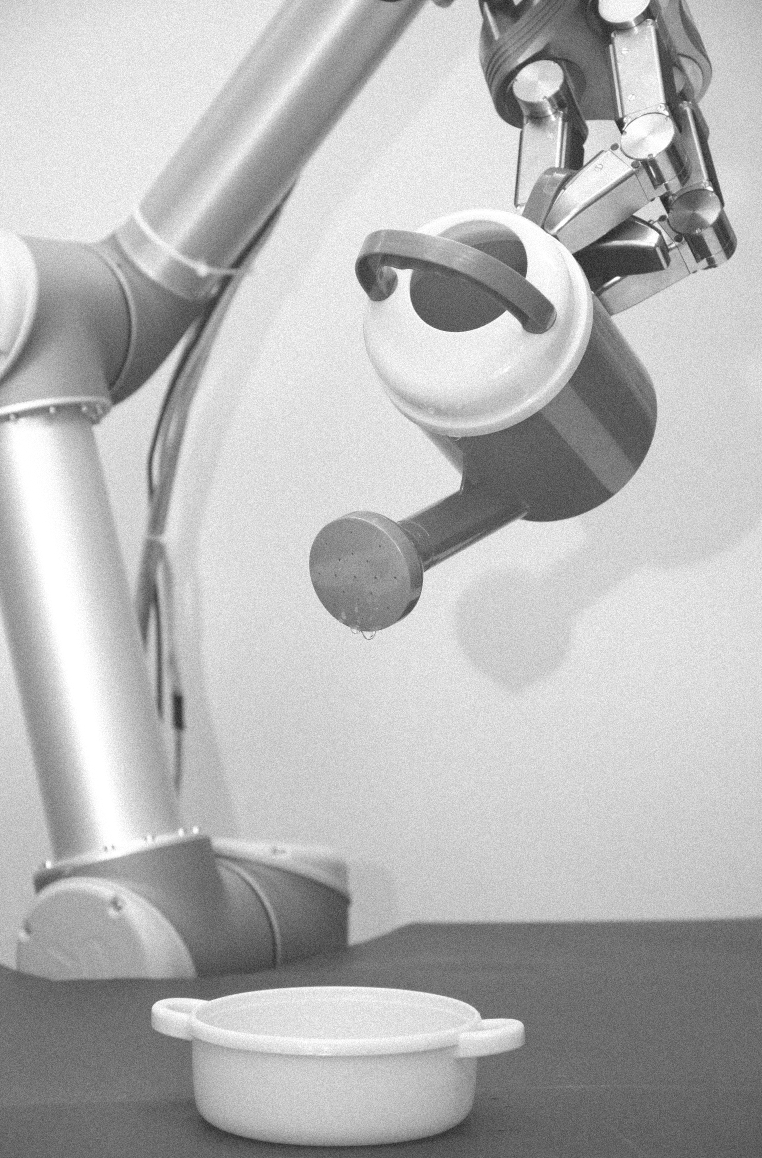
//> input picture mandatory1/Images/Image3.png, 1524 x 2316 px (shown at 1/2 size)
$ ./main   (built with g++ and OpenCV 4)
//> lines starting //> are read from the running program, lines starting //| are printed output that depends on the picture
//______________ MANDATORY EXERCISE 1 | COMPUTER VISION ________________________
// Analysis of various images, and restoration using spatial and frequency
// domain filters.
//
// Made by: Mathias Thor               mthor13@student.sdu.dk
//          Christian Koed Pedersen    chped13@student.sdu.dk
//______________________________________________________________________________

//____________________ INCLUDE FILES ____________________
#include <opencv2/core/core.hpp>
#include <opencv2/highgui/highgui.hpp>
#include <opencv2/imgproc/imgproc.hpp>
#include <iostream>
#include "stdio.h"

//____________________ NAME SPACES ____________________
using namespace cv;
using namespace std;

//______________ FUNCTION DECLARATIONS ________________
// See explanations of functions below the function, further down in the code.
Mat draw_histogram(Mat);
Mat draw_magnitudeplot(Mat_<float>);
Mat analyse_sample(Mat);
Mat restore_image(Mat,int);
string get_filepath(int);
void adaptive_median_filter(Mat src, Mat dst, int, int);
void Contraharmonic_filter(Mat src, Mat dst, int, float);
void midpoint_filter(Mat src, Mat dst, int);
void dftshift(Mat_<float>&);
void resize_image(Mat&, float);
void analyse_sp(Mat&);
void notch_highpass_butterworth(Mat& image, vector<Point>& targets, float cut_off, int order);
void intensityIncrease(Mat dst, double alhpa, int beta, bool saturateCast);
void constrast_stretch(Mat src, Mat dst);
void sharpen(Mat &image, float k, int kernel);

//____________________ MAIN PROGRAM ____________________
int main( int argc, char** argv)
{
  //_____________ VARIABLES AND DATA ______________
  // Image1.png = 1, Image2.png = 2, Image3.png = 3,
  // Image4_1.png = 41, Image4_2.png = 42, Image5_optional.png = 5,

  int image_number    = 5;
  cout << "Image1.png = 1, Image2.png = 2, Image3.png = 3," << endl;
  cout << "Image4_1.png = 41, Image4_2.png = 42" << endl;
  cout << "Enter image number: ";
  cin >> image_number;
//> the answer given: 3

  Mat image_source    = imread( get_filepath( image_number ), CV_LOAD_IMAGE_GRAYSCALE );
//> image_source is the input picture: 2316 rows x 1524 cols, CV_8UC1; min 22, max 255, mean 181
  Mat image_restored  = image_source.clone();

  // ______________ ANALYSE IMAGE ______________
  Mat histogram       = draw_histogram(image_source);
  Mat magnitudeplot   = draw_magnitudeplot(image_source);
  Mat sample          = analyse_sample(image_source);
  Mat histogram_s     = draw_histogram(sample);
  analyse_sp(image_source);

  Scalar mean,stddev;
  meanStdDev(sample,mean,stddev,cv::Mat());
  cout << "The mean is:\t\t " << mean[0]  << endl;
  cout << "The std variance is:\t " << stddev[0] << endl;
  cout << "Calculating ..." << endl;

  double min;

  // ______________ RESTORE IMAGE ______________
  // This switch case restores the image depending on the image number chosen
  // when executing the program.
  // The cases represent each image, and the the alternate versions (different
  // filters mentioned in the report) are commented out.
  switch (image_number) {
    case 1: // IMAGE 1 - Pepper noise
      {
      Contraharmonic_filter(image_source, image_restored, 3, 1);
      constrast_stretch(image_restored, image_restored);

      // Alternate version - Using Median blur to elimnate some of the remaining
      // noise.
      /*
      Mat temp = image_restored.clone();
      medianBlur(temp, image_restored, 7);
      */

      // Alternate Version - Using bilateralFilter to remove some of the remaining
      // noise.
      /*
      temp = image_restored.clone();
      Mat new_restored;
      bilateralFilter(temp, new_restored, 9, 30, 30);
      */
      }
      break;
    case 2: // IMAGE 2 - Large amounts of Salt and small amount of pepper noise.
      // Adaptive Median Filter - The intended version
      if (true) {
        // Use an Adaptive Median Filter
        adaptive_median_filter(image_source, image_restored, 3, 11);

        // Stretch Contrast to improve image quality.
        constrast_stretch(image_restored, image_restored);

        // Count the amount of white and black pixels
        int count_w = 0;
        int count_b = 0;
        for (int y = 0; y < image_restored.rows; y++) {
          for (int x = 0; x < image_restored.cols; x++) {
            if (image_restored.at<uchar>(y,x) == 255){
              count_w++;
            } else if (image_restored.at<uchar>(y,x) == 0) {
              count_b++;
            }
          }
        }

        //Output the amount of black and white pixels.
        cout << "WHITE: " << count_w << endl;
        cout << "BLACK: " << count_b << endl;
      }

      else // Alternate Version - Using multiple passes of median filter.
      {
        // Single pass of Median (Should always be used atleast once).
        medianBlur(image_source, image_restored, 7);

        // Additional passes of median (depending on i).
        for (int i = 0; i < 3; i++) {
          medianBlur(image_restored, image_restored, 7);  // example 5.3 s. 327
        }

        // Contrast stretching to improve image quality
        constrast_stretch(image_restored, image_restored);
      }

      break;
    case 3: // IMAGE 3 - Gaussian noise
      {
      // Use Bilateral Filter to remove the noise
      bilateralFilter(image_source, image_restored, 9, 50, 50);

      // Alternate Version, using midpoint filter and sharpening.
      /*
      midpoint_filter(image_source, image_restored, 5);
      Mat temp = image_restored.clone();
      sharpen(image_restored, 1, 5);
      */

      // Stretch constrast to improve the image
      constrast_stretch(image_restored, image_restored);
      }
      break;
    case 41: // IMAGE 4_1 - Noise in the frequency domain.
      {
        // Specify the coordinates of the targeted noise in the frequency domain.
        Point target_1(206, 200);
        Point target_2(622, -604);
        vector<Point> target_freqs;
        target_freqs.push_back(target_1);
        target_freqs.push_back(target_2);

        // Use a butterworth Notch filter with the specified frequencies.
        notch_highpass_butterworth(image_restored, target_freqs, 20, 3);
      }
      break;
    case 42: // IMAGE 4_2 - Noise in frequency domain.
      {
        // Specify the coordinates of the targeted noise in the frequency domain.
        Point target_1(820, 0);
        Point target_2(590, -570);
        Point target_3(0, 810);
        Point target_4(590, 570);
        vector<Point> target_freqs;
        target_freqs.push_back(target_1);
        target_freqs.push_back(target_2);
        target_freqs.push_back(target_3);
        target_freqs.push_back(target_4);

        // Use a butterworth Notch filter with specified frequencies.
        notch_highpass_butterworth(image_restored, target_freqs, 30, 3);
      }
      break;
    case 5: // IMAGE 5 - Motion blur?
      // We believe it is motion blur, but we have not chosen to do the image restoration
      break;
    default:
      break;
  }

  // ______________ ANALYSE RESTORED ______________
  Mat histogram_r = draw_histogram(image_restored);
  Mat magnitudeplot_r = draw_magnitudeplot(image_restored);

  //______________ DISPLAY IMAGES ______________
  // It should be noted that all these images are saved in the folder "Image Results"
  // And are overwritten whenever the program is executed using a new image.

  rectangle(image_source, Point(1345,1195), Point(1455,1305), 0, 4); // image sample

  // Source image
  imwrite( "../image_results/source_image.jpg", image_source );
  resize_image(image_source, 0.25);
  imshow( "Source Image", image_source );
  moveWindow("Source Image", 0, 0);

  // Histogram of source image
  imwrite( "../image_results/histogram.jpg", histogram );
  resize_image(histogram, 0.75);
  imshow( "histogram", histogram );
  moveWindow("histogram", image_source.cols/2, image_source.rows+25);

  // Magnitudeplot of source image
  imwrite( "../image_results/magnitudeplot.jpg", magnitudeplot * 255 );
  resize_image(magnitudeplot, 0.25);
  imshow( "magnitudeplot", magnitudeplot );
  moveWindow("magnitudeplot", image_source.cols, 0);

  // The restored image
  imwrite( "../image_results/image_restored.jpg", image_restored );
  resize_image(image_restored, 0.4);
  imshow( "Restored Image", image_restored );
  moveWindow("Restored Image", image_source.cols*2.5, 0);

  // Histogram of the restored image
  imwrite( "../image_results/histogram_r.jpg", histogram_r );
  resize_image(histogram_r, 0.75);
  imshow( "histogram (restored)", histogram_r );
  moveWindow("histogram (restored)", image_source.cols*3, image_source.rows+25);

  // Magnitudeplot of the restored image
  imwrite( "../image_results/magnitudeplot_r.jpg", magnitudeplot_r * 255);
  resize_image(magnitudeplot_r, 0.25);
  imshow( "magnitudeplot (restored)", magnitudeplot_r );
  moveWindow("magnitudeplot (restored)", image_source.cols*3.5, 0);

  // Histogram of the sample
  imwrite( "../image_results/histogram_s.jpg", histogram_s );
  resize_image(histogram_s, 0.75);
  imshow( "histogram (sample)", histogram_s );
  moveWindow("histogram (sample)", image_source.cols*1.75, image_source.rows+25);

  // The sample image
  imwrite( "../image_results/sample.jpg", sample );
  resize_image(sample, 0.75);
  imshow( "sample", sample );
  moveWindow("sample", image_source.cols*2.25-histogram_s.cols/2, image_source.rows+25);

  waitKey(0); // Wait for a keystroke in the window

  return 0;
}

//____________________ FUNCTIONS ____________________
// *** Analyse Sample ***
// Retrieves a sample from the image, with a specific location.
Mat analyse_sample(Mat image)
{
  Rect sample(1350, 1200, 100, 100);

  Mat croppedImage = image(sample);
  return croppedImage;
}

// *** Contrast Strecthing ***
// Non generic stretching function, that moves the lowest value to zero and
// strecthes the rest of the pixels to maximum.
void constrast_stretch(Mat src, Mat dst)
{
  // http://what-when-how.com/embedded-image-processing-on-the-tms320c6000-dsp/contrast-stretching-image-processing/
  // http://www.nrcan.gc.ca/earth-sciences/geomatics/satellite-imagery-air-photos/satellite-imagery-products/educational-resources/9389
  double MP = 255;
  double min = 0, max = 0;
  minMaxLoc(src,&min,&max);
  cout << "Minimum intensity: " << min << endl;
  cout << "Maximum intensity: " << max << endl;
  double R = max-min;
  for (int y = 0; y < src.rows; y++) {
    for (int x = 0; x < src.cols; x++) {
      dst.at<uchar>(y,x) = round( ((src.at<uchar>(y,x)-min) / R) * MP );
    }
  }
}

// *** Contraharmonic filter ***
// A Contraharmonic filter based on theory from the book
// [134 lines left out: functions Contraharmonic_filter, midpoint_filter, adaptive_median_filter, not called in this run]

// *** Draw Histogram ***
// Draws the histogram of the input image.
Mat draw_histogram(Mat image)
{
  //______________ MAKING HISTOGRAM ______________
  // Establish the number of bins
  int histSize = 256;

  // Set the ranges ( for B,G,R) )
  float range[] = { 0, 256 } ;
  const float* histRange = { range };

  bool uniform = true; bool accumulate = false;

  Mat hist;

  // Compute the histogram:
  calcHist( &image, 1, 0, Mat(), hist, 1, &histSize, &histRange, uniform, accumulate );
//> hist = 256 values, max 86503 at index 255, min 0 at index 0, mean 13787.4

  // Draw the histogram
  int hist_w = 522; int hist_h = 400;
  int bin_w = cvRound( (double) (hist_w)/histSize );

  Mat histImage( hist_h, hist_w, CV_8UC3, Scalar( 0,0,0) );

  /// Normalize the result to [ 0, histImage.rows ]
  normalize(hist, hist, 0, histImage.rows, NORM_MINMAX, -1, Mat() );
//> hist = 256 values, max 400 at index 255, min 0 at index 0, mean 63.75

  /// Draw the histogram
  for( int i = 0; i < histSize; i++ )
  {
    line( histImage, Point( bin_w*(i)+5, hist_h - cvRound(hist.at<float>(i)) ) ,
                     Point( bin_w*(i)+5, hist_h ),
                     Scalar( 0, 255, 50), 1, 8, 0  );
  }

  // Return
  return histImage;
}

// *** Resize Image ***
// Resizes the image with a specified scale.
void resize_image(Mat& image, float scale)
{
  Size size(round(scale*image.cols),round(scale*image.rows));
  resize(image, image, size);
}

// *** DFT shift ***
// Shifts the magnitude plot that OpenCV generates, to a magnitude plot with
// the center correctly placed in the middle of the image.
// Courtesy of: Stefan-Daniel Suvei
void dftshift(cv::Mat_<float>& magnitude)
{
   const int cx = magnitude.cols/2;
   const int cy = magnitude.rows/2;

   cv::Mat_<float> tmp;
   cv::Mat_<float> topLeft(magnitude, cv::Rect(0, 0, cx, cy));
   cv::Mat_<float> topRight(magnitude, cv::Rect(cx, 0, cx, cy));
   cv::Mat_<float> bottomLeft(magnitude, cv::Rect(0, cy, cx, cy));
   cv::Mat_<float> bottomRight(magnitude, cv::Rect(cx, cy, cx, cy));

   topLeft.copyTo(tmp);
   bottomRight.copyTo(topLeft);
   tmp.copyTo(bottomRight);

   topRight.copyTo(tmp);
   bottomLeft.copyTo(topRight);
   tmp.copyTo(bottomLeft);
}

// *** Draw Magnitudeplot ***
// Draws the magnitudeplot of a gray image
Mat draw_magnitudeplot(Mat_<float> img)
{
   // A gray image
   Mat padded;

   //expand input image to optimal size
   //Pad the image with borders using copyMakeBorders. Use getOptimalDFTSize(A+B-1).
   int m = getOptimalDFTSize(2*img.rows);
   int n = getOptimalDFTSize(2*img.cols);

   copyMakeBorder(img, padded, 0, m - img.rows, 0, n - img.cols, BORDER_CONSTANT, Scalar::all(0));

   //Copy the gray image into the first channel of a new 2-channel image of type Mat_<Vec2f>, e.g. using merge(), save it in img_dft
   //The second channel should be all zeros.
   Mat_<float> imgs[] = {img.clone(), cv::Mat_<float>(img.rows, img.cols, 0.0f)};
   Mat_<cv::Vec2f> img_dft;

   merge(imgs, 2, img_dft);

   // Compute DFT using img_dft as input
   dft(img_dft, img_dft);

   // Split img_dft, you can save result into imgs
   split(img_dft, imgs);                   // imgs[0] = Re(DFT(I), imgs[1] = Im(DFT(I))

   // Compute magnitude/phase (e.g. cartToPolar), use as input imgs
   Mat_<float> magnitude, phase;
   cartToPolar(imgs[0], imgs[1], magnitude, phase, false);

   // Shift magnitude quadrants for viewability, use dftshift
   dftshift(magnitude);

   // Define Logarithm of magnitude and Output image for HPF
   Mat_<float> magnitudel;
   Mat_<float> imgout;

   log(magnitude, magnitudel);

   // Normalize for better visualization
   normalize(img, img, 0.0, 1.0, CV_MINMAX);
   normalize(magnitudel, magnitudel, 0.0, 1.0, CV_MINMAX);
   normalize(phase, phase, 0.0, 1.0, CV_MINMAX);
//> in analyse_sample, `Mat croppedImage = image(sample);`:
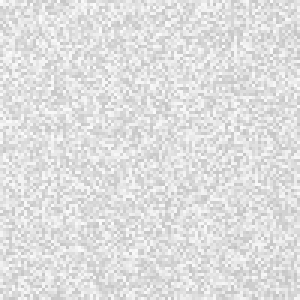
//> croppedImage: 100 rows x 100 cols, CV_8UC1 (shown 3 times larger); min 193, max 252, mean 223.2
//> in draw_histogram (call 2), `calcHist( &image, 1, 0, Mat(), hist, 1, &histSize, &histRange, uniform..`: hist = 256 values, max 218 at index 242, min 0 at index 0, mean 39.06
//> in draw_histogram (call 2), `normalize(hist, hist, 0, histImage.rows, NORM_MINMAX, -1, Mat() );`: hist = 256 values, max 400 at index 242, min 0 at index 0, mean 71.67
//> after the loop in draw_histogram (call 2), `for( int i = 0; i < histSize; i++ )`:
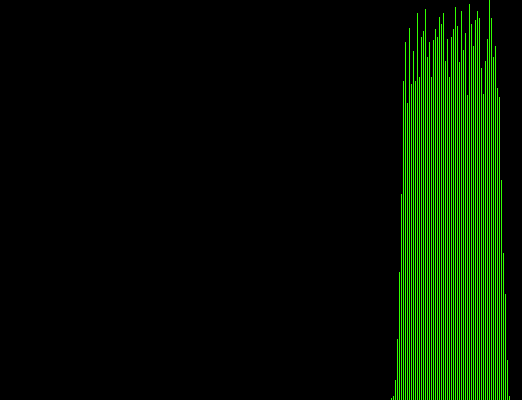
//> histImage: 400 rows x 522 cols, CV_8UC3; mean B, G, R 0, 22.4, 4.4

   return magnitudel;
}

// *** Analyse Salt and Pepper noise ***
// Analyse the amount of salt and pepper noises in an image.
// Returns the percentages of white and black pixels in the image.
// This method can not dinstinguish an intended black or white pixel from one
// that is a result of impulse noise.
void analyse_sp(Mat& image)
{
  float total_pixels = image.cols * image.rows;
  float salt        = 0;
  float pepper      = 0;
  float p_salt    = 0;
  float p_pepper  = 0;

  for(int i = 0; i < image.cols; i++){
    for(int j = 0; j < image.rows; j++){
      int current_pixel = image.at<uchar>(i, j);

      if(current_pixel == 0)
        pepper ++;
      if(current_pixel == 255)
        salt ++;
    }
  }
//> this loop made 1524 passes
//> salt on passes 1 to 3: 30, 69, 90
//> after the loop, pepper = 0; salt = 126330

  if(salt > 0)
    p_salt = salt / total_pixels;
//> p_salt = 0.0358
  if(pepper > 0)
    p_pepper = pepper / total_pixels;

  printf("P of salt: %f \t P of pepper: %f \n", p_salt, p_pepper);
//| P of salt: 0.035792 	 P of pepper: 0.000000
//> in constrast_stretch, `minMaxLoc(src,&min,&max);`: min = 43; max = 255
//| Minimum intensity: 43
//| Maximum intensity: 255
//> in constrast_stretch, `double R = max-min;`: R = 212
//> after the loop in constrast_stretch, `for (int y = 0; y < src.rows; y++)`:
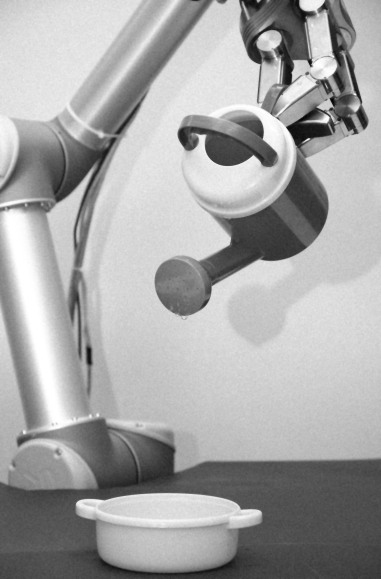
//> dst: 2316 rows x 1524 cols, CV_8UC1 (shown at 1/4 size); min 0, max 255, mean 166
//> in draw_histogram (call 3), `calcHist( &image, 1, 0, Mat(), hist, 1, &histSize, &histRange, uniform..`: hist = 256 values, max 62316 at index 215, min 0 at index 3, mean 13787.4
//> in draw_histogram (call 3), `normalize(hist, hist, 0, histImage.rows, NORM_MINMAX, -1, Mat() );`: hist = 256 values, max 400 at index 215, min 0 at index 3, mean 88.5
//> after the loop in draw_histogram (call 3), `for( int i = 0; i < histSize; i++ )`:
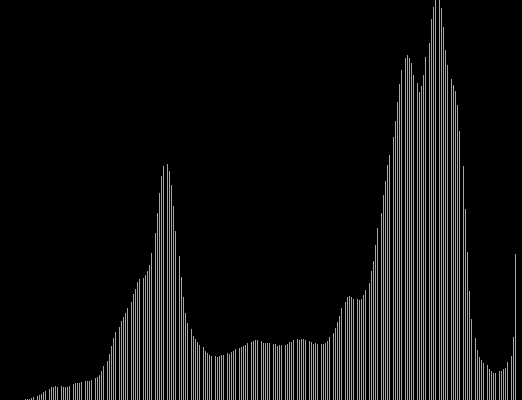
//> histImage: 400 rows x 522 cols, CV_8UC3; mean B, G, R 0, 27.7, 5.4
//> in draw_magnitudeplot (call 2), `copyMakeBorder(img, padded, 0, m - img.rows, 0, n - img.cols, BORDER_C..`:
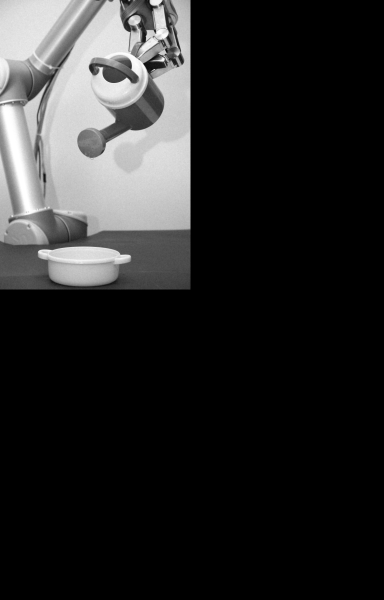
//> padded: 4800 rows x 3072 cols, CV_32FC1 (shown at 1/8 size); min 0, max 255, mean 39.7
//> in draw_magnitudeplot (call 2), `cartToPolar(imgs[0], imgs[1], magnitude, phase, false);`:
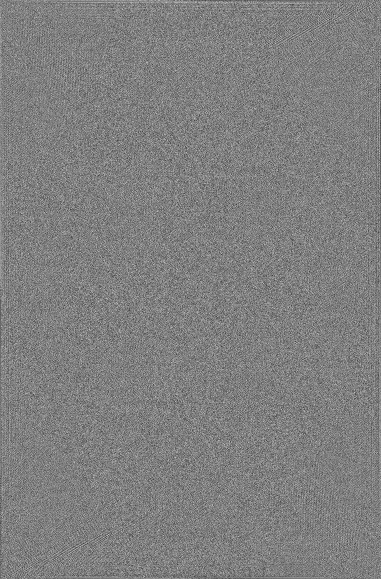
//> phase: 2316 rows x 1524 cols, CV_32FC1 (shown at 1/4 size); min 0, max 6.28, mean 3.14; drawn with min black and max white
//> call 4 of resize_image, with scale = 0.4
//> in resize_image (call 4), `resize(image, image, size);`:
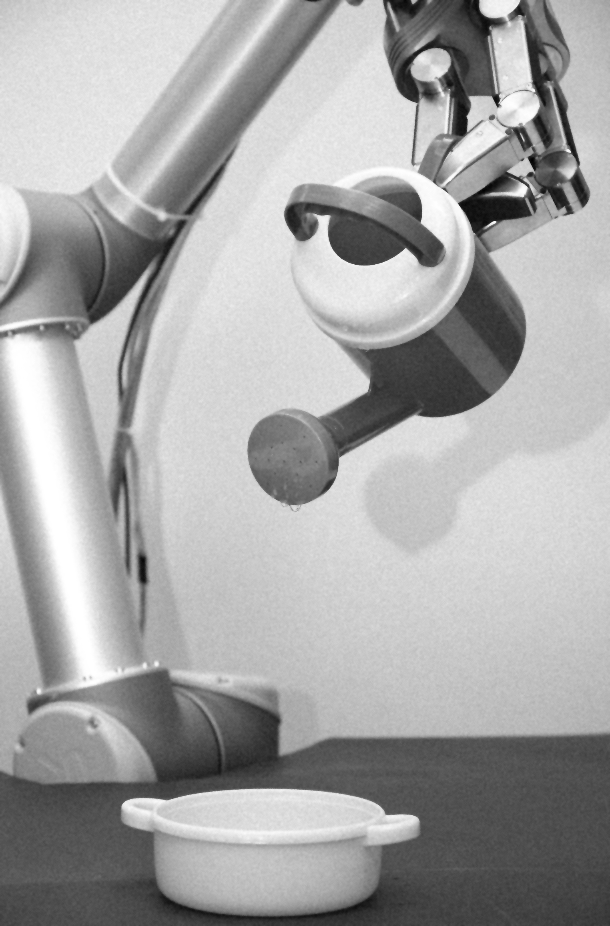
//> image: 926 rows x 610 cols, CV_8UC1; min 1, max 255, mean 165.9
}

// *** Butterworth Notch Filter ***
// A butterworth notch filter based on theory from the book.
// [95 lines left out: functions notch_highpass_butterworth, sharpen, not called in this run]

// *** Get filepath ***
// Used to get the filepath where the images are located.
string get_filepath(int file_num)
{
  string path_name="Could not find the path";
  switch (file_num) {
    case 1:
      path_name = "../Images/Image1.png";
      break;
    case 2:
      path_name = "../Images/Image2.png";
      break;
    case 3:
      path_name = "../Images/Image3.png";
      break;
    case 41:
      path_name = "../Images/Image4_1.png";
      break;
    case 42:
      path_name = "../Images/Image4_2.png";
      break;
    case 5:
      path_name = "../Images/Image5_optional.png";
      break;
    default:
      break;
  }

  return path_name;
}
